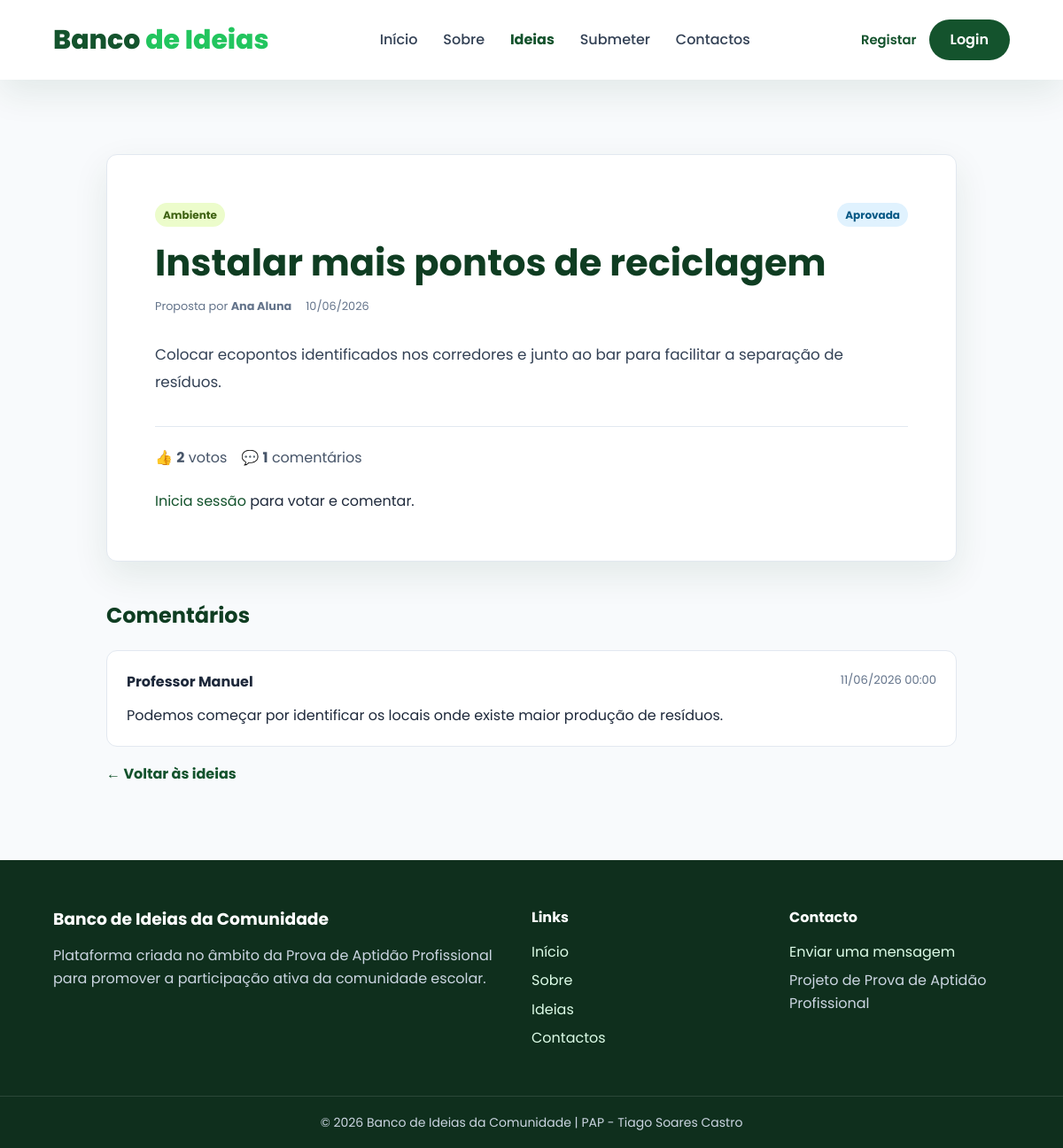
/ideia.php?id=1, run on an earlier commit of the app's database.
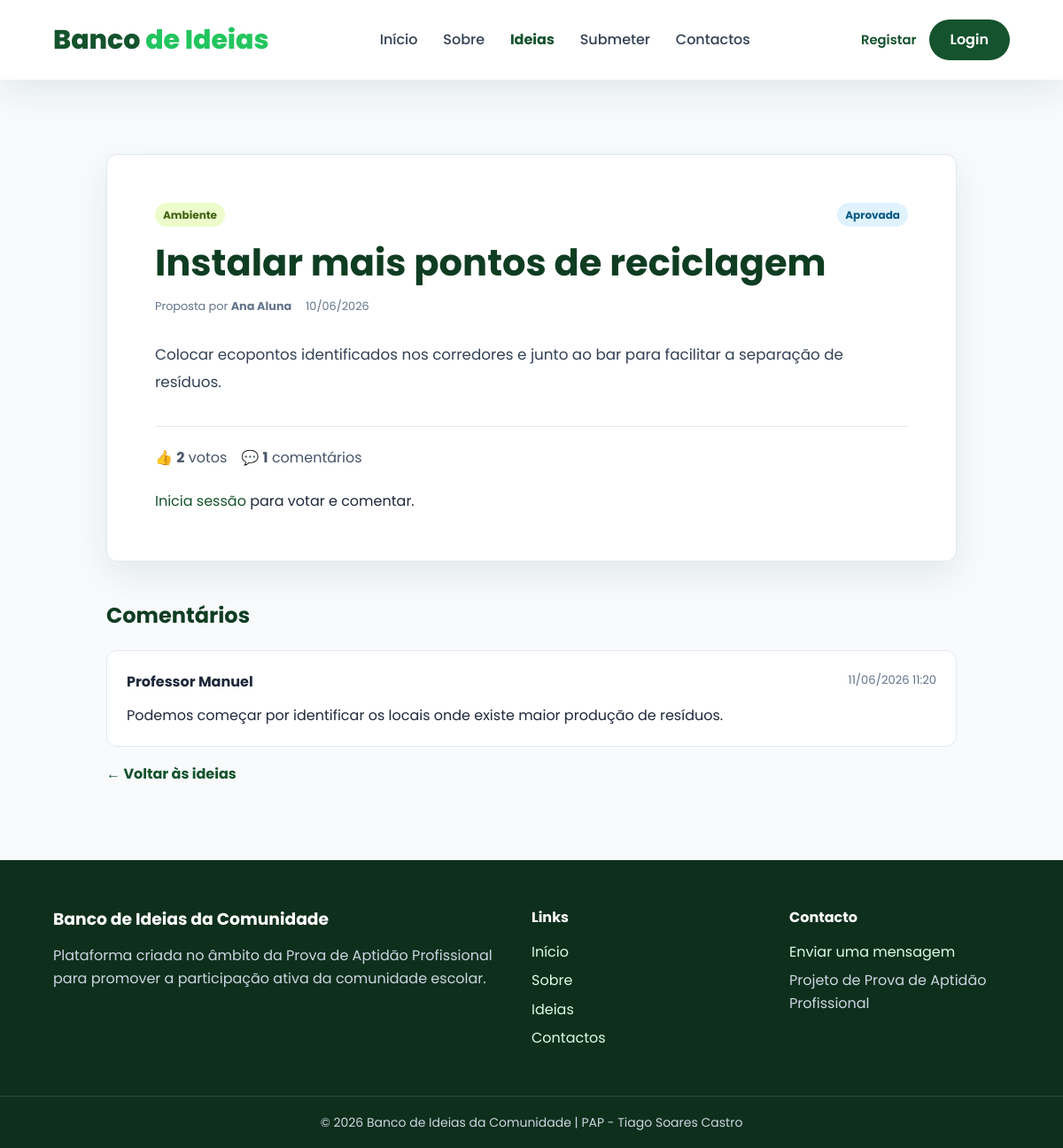
And on a later commit of the database.
### tables this page shows
CREATE TABLE IF NOT EXISTS comentario (
    id_comentario INT UNSIGNED AUTO_INCREMENT,
    texto TEXT NOT NULL,
    data_comentario TIMESTAMP NOT NULL DEFAULT CURRENT_TIMESTAMP,
    id_utilizador INT UNSIGNED NOT NULL,
    id_ideia INT UNSIGNED NOT NULL,
    CONSTRAINT pk_comentario PRIMARY KEY (id_comentario),
    CONSTRAINT fk_comentario_utilizador FOREIGN KEY (id_utilizador)
        REFERENCES utilizador (id_utilizador)
        ON UPDATE CASCADE ON DELETE RESTRICT,
    CONSTRAINT fk_comentario_ideia FOREIGN KEY (id_ideia)
        REFERENCES ideia (id_ideia)
        ON UPDATE CASCADE ON DELETE CASCADE,
    INDEX idx_comentario_ideia_data (id_ideia, data_comentario),
    INDEX idx_comentario_utilizador (id_utilizador)
);

CREATE TABLE IF NOT EXISTS utilizador (
    id_utilizador INT UNSIGNED AUTO_INCREMENT,
    nome VARCHAR(100) NOT NULL,
    email VARCHAR(191) NOT NULL,
    senha VARCHAR(255) NOT NULL,
    tipo ENUM('aluno', 'professor', 'admin') NOT NULL DEFAULT 'aluno',
    ativo TINYINT(1) NOT NULL DEFAULT 1,
    data_criacao TIMESTAMP NOT NULL DEFAULT CURRENT_TIMESTAMP,
    data_atualizacao TIMESTAMP NOT NULL DEFAULT CURRENT_TIMESTAMP ON UPDATE CURRENT_TIMESTAMP,
    CONSTRAINT pk_utilizador PRIMARY KEY (id_utilizador),
    CONSTRAINT uq_utilizador_email UNIQUE (email),
    INDEX idx_utilizador_tipo_ativo (tipo, ativo)
);

### includes/autenticacao.php (called while the page is built, shortened)
<?php
function urlBase(): string
{
    $diretorio = str_replace("\\", "/", dirname($_SERVER["SCRIPT_NAME"] ?? ""));
    $diretorio = preg_replace("#/admin$#", "", $diretorio);
    return ($diretorio === "/" || $diretorio === ".") ? "" : rtrim($diretorio, "/");
}
function utilizadorAutenticado(): bool
{
    return isset($_SESSION["id_utilizador"]);
}
function escapar(?string $valor): string
{
    return htmlspecialchars($valor ?? "", ENT_QUOTES, "UTF-8");
}

### ideia.php (the view, shortened to what this page needs)
<?php
require_once __DIR__ . "/includes/autenticacao.php";
require_once __DIR__ . "/includes/ligaBD.php";
$idIdeia = filter_var($_GET["id"] ?? $_POST["id_ideia"] ?? null, FILTER_VALIDATE_INT) ?: 0;
$ideia = null;
if ($idIdeia > 0) {
    $sql = "SELECT i.id_ideia, i.titulo, i.descricao, i.estado, i.data_submissao,
                   i.data_atualizacao, i.id_utilizador, u.nome AS autor, c.nome_categoria,
                   (SELECT COUNT(*) FROM voto v WHERE v.id_ideia = i.id_ideia) AS total_votos,
                   (SELECT COUNT(*) FROM comentario co WHERE co.id_ideia = i.id_ideia) AS total_comentarios
            FROM ideia i JOIN utilizador u ON u.id_utilizador = i.id_utilizador
            JOIN categoria c ON c.id_categoria = i.id_categoria WHERE i.id_ideia = ? LIMIT 1";
    $stmt = mysqli_prepare($ligacao, $sql);
    mysqli_stmt_bind_param($stmt, "i", $idIdeia);
    mysqli_stmt_execute($stmt);
    $ideia = mysqli_fetch_assoc(mysqli_stmt_get_result($stmt)) ?: null;
    $publica = $ideia && in_array($ideia["estado"], ["Aprovada", "Implementada"], true);
}
$comentarios = [];
$utilizadorVotou = false;
if ($ideia) {
    $stmt = mysqli_prepare(
        $ligacao,
        "SELECT co.id_comentario, co.texto, co.data_comentario, co.id_utilizador, u.nome AS autor
         FROM comentario co JOIN utilizador u ON u.id_utilizador = co.id_utilizador
         WHERE co.id_ideia = ? ORDER BY co.data_comentario ASC"
    );
    mysqli_stmt_bind_param($stmt, "i", $idIdeia);
    mysqli_stmt_execute($stmt);
    $resultado = mysqli_stmt_get_result($stmt);
    while ($comentario = mysqli_fetch_assoc($resultado)) {
        $comentarios[] = $comentario;
    }
}
include __DIR__ . "/includes/menu.php";
?>
<main class="page"><div class="container content-narrow">
<?php if (!$ideia): ?>
    <div class="empty-state"><h1>Ideia não encontrada</h1><p>A ideia não existe ou não está disponível para consulta.</p><a href="<?php echo $baseUrl; ?>/ideias.php" class="btn">Voltar às ideias</a></div>
<?php else: ?>
    <article class="idea-detail">
        <div class="idea-card-topline"><span class="badge"><?php echo escapar($ideia["nome_categoria"]); ?></span><span class="badge badge-info"><?php echo escapar($ideia["estado"]); ?></span></div>
        <h1><?php echo escapar($ideia["titulo"]); ?></h1>
        <div class="idea-meta"><span>Proposta por <strong><?php echo escapar($ideia["autor"]); ?></strong></span><time datetime="<?php echo escapar($ideia["data_submissao"]); ?>"><?php echo date("d/m/Y", strtotime($ideia["data_submissao"])); ?></time></div>
        <div class="idea-description"><?php echo nl2br(escapar($ideia["descricao"])); ?></div>
        <div class="idea-stats detail-stats"><span>&#128077; <strong><?php echo (int) $ideia["total_votos"]; ?></strong> votos</span><span>&#128172; <strong><?php echo count($comentarios); ?></strong> comentários</span></div>
        <?php if ($publica && utilizadorAutenticado()): ?>
            <form method="post" class="participation-action"><input type="hidden" name="csrf_token" value="<?php echo escapar(tokenCsrf()); ?>"><input type="hidden" name="id_ideia" value="<?php echo $idIdeia; ?>"><input type="hidden" name="acao" value="votar"><button type="submit"><?php echo $utilizadorVotou ? "Retirar voto" : "Apoiar esta ideia"; ?></button></form>
        <?php elseif ($publica): ?><p class="login-prompt"><a href="<?php echo $baseUrl; ?>/login.php">Inicia sessão</a> para votar e comentar.</p><?php endif; ?>
    </article>
    <section id="comentarios" class="comments-section"><h2>Comentários</h2>
        <div class="comments-list">
        <?php foreach ($comentarios as $comentario): ?><article class="comment"><header><strong><?php echo escapar($comentario["autor"]); ?></strong><time datetime="<?php echo escapar($comentario["data_comentario"]); ?>"><?php echo date("d/m/Y H:i", strtotime($comentario["data_comentario"])); ?></time></header><p><?php echo nl2br(escapar($comentario["texto"])); ?></p>
        </article><?php endforeach; ?></div>
    </section><a href="<?php echo $baseUrl; ?>/ideias.php" class="back-link">&larr; Voltar às ideias</a>
<?php endif; ?>
</div></main>
<?php include __DIR__ . "/includes/footer.php"; ?>

What changed in the data, as far as the page shows it:
changed comentario "Professor Manuel": data_comentario "11/06/2026 00:00" → "11/06/2026 11:20"
